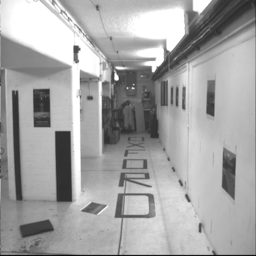
#> input picture week12/bt0.png, 256 x 256 px
$ python coarse_to_fine.py
#> lines starting #> are read from the running program, lines starting #| are printed output that depends on the picture
import cv2

img1 = cv2.imread("./bt0.png", cv2.IMREAD_GRAYSCALE)
#> img1 is the input picture: shape (256, 256); min 9, max 255, mean 164.8
img2 = cv2.imread("./bt1.png", cv2.IMREAD_GRAYSCALE)
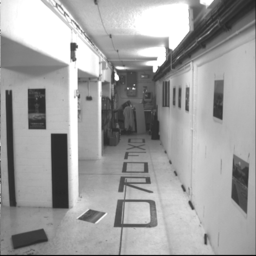
#> input picture week12/bt1.png, 256 x 256 px
#> img2 is the input picture: shape (256, 256); min 8, max 255, mean 160

scale = 8
h, w = img1.shape[:2]
#> h = 256; w = 256
img1_half = cv2.resize(img1, dsize=(w//scale, h//scale), interpolation=cv2.INTER_CUBIC)
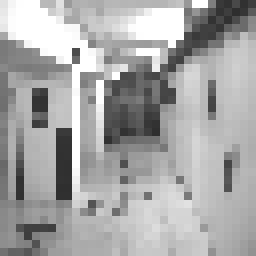
#> img1_half: shape (32, 32) (shown 8 times larger); min 46, max 255, mean 167.1
img2_half = cv2.resize(img2, dsize=(w//scale, h//scale), interpolation=cv2.INTER_CUBIC)
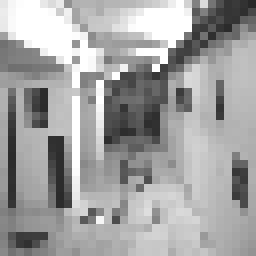
#> img2_half: shape (32, 32) (shown 8 times larger); min 40, max 255, mean 162.3
